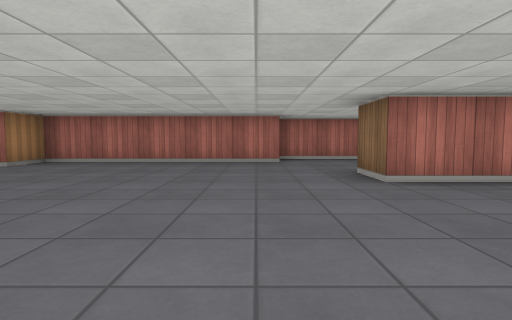
View 1 (above)

24 first-person views from a walk through a cub3D maze. The camera is about half as high as the walls, tilts 4° down and sees 80° across. The floor is counted in squares. Each view is taken from the middle of a square. On the plan, view 1 faces up. The plan holds only what a view shows up to about 9 squares ahead; the rest is blank.

View 2
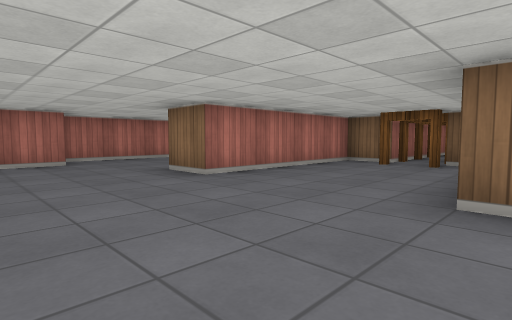

View 3
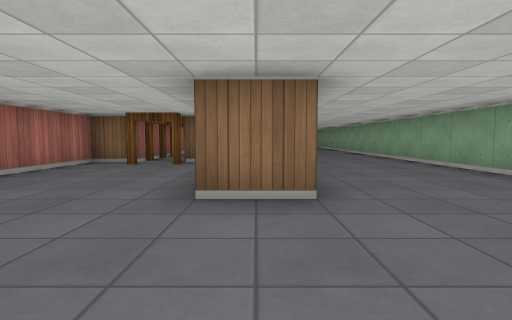

View 4
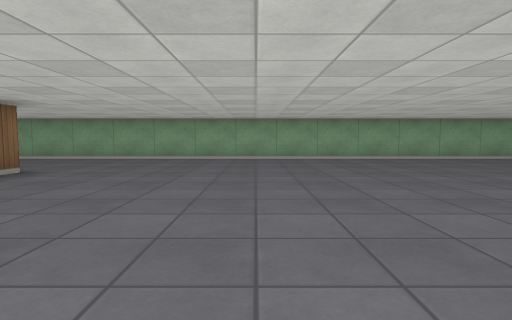

View 5
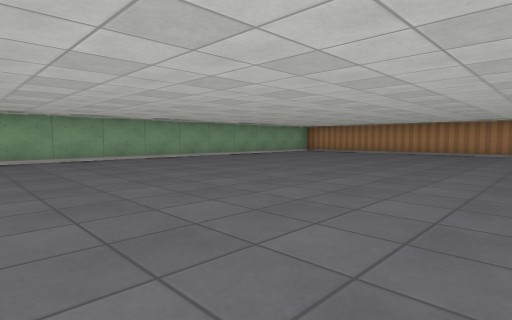

View 6
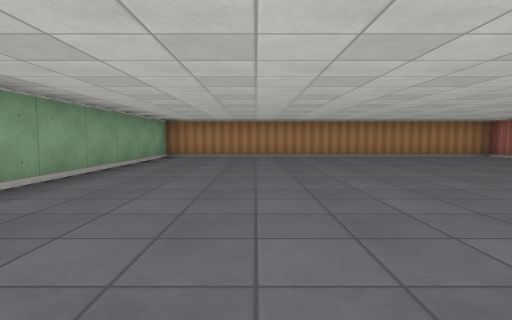

View 7
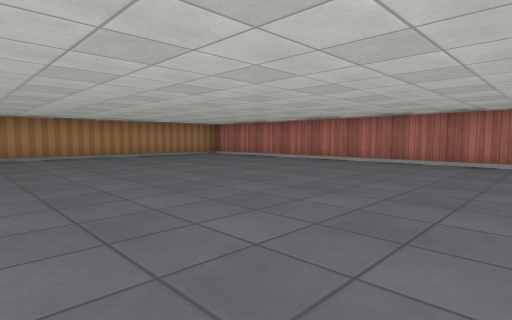

View 8
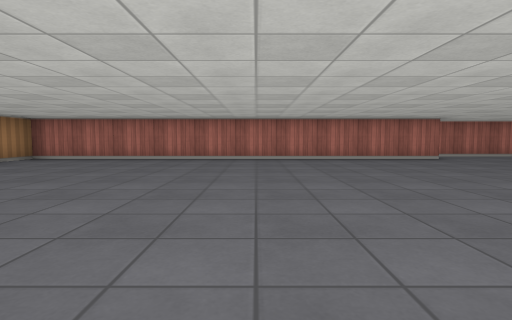

View 9
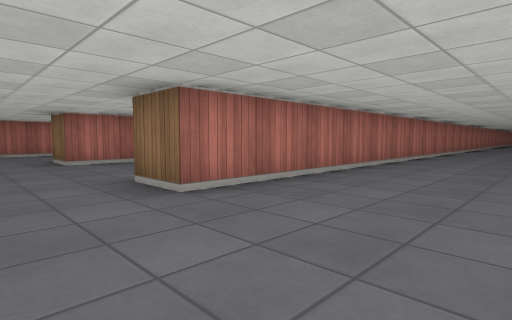

View 10
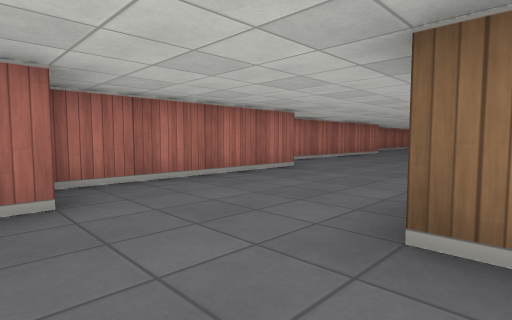

View 11
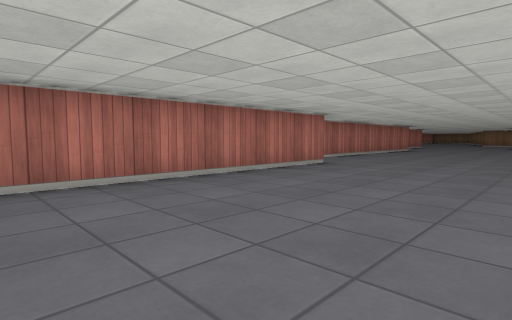

View 12
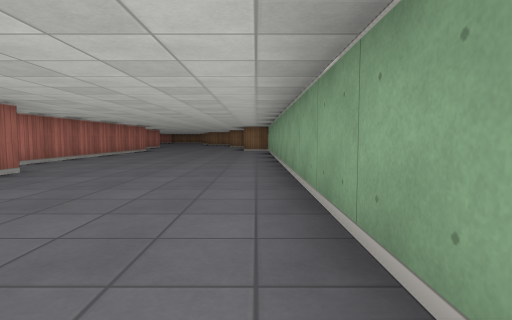

View 13
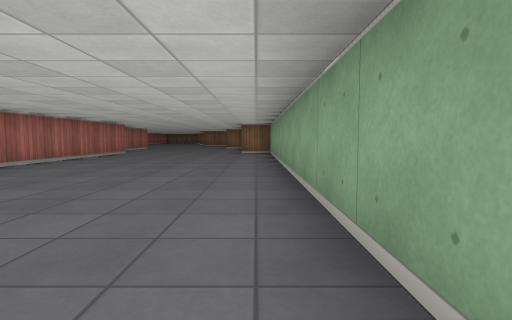

View 14
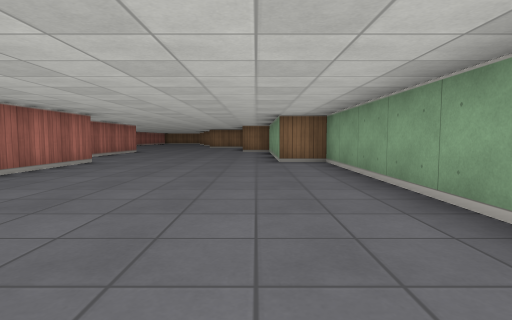

View 15
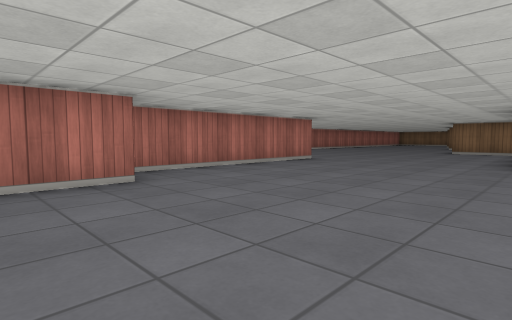

View 16
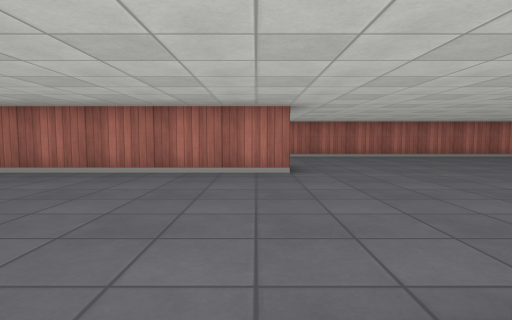

View 17
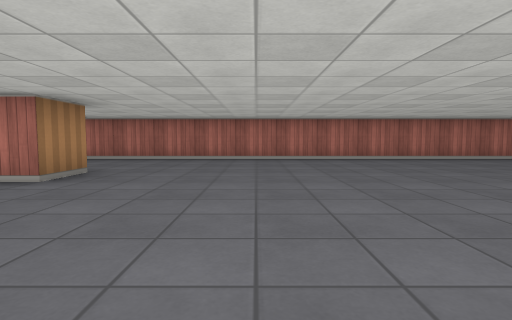

View 18
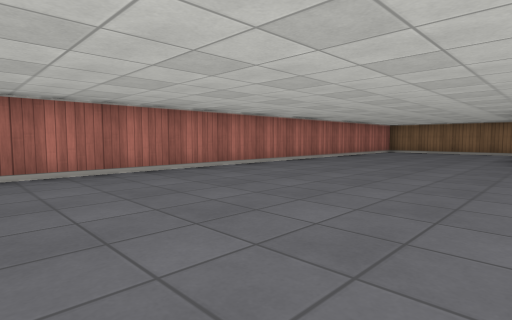

View 19
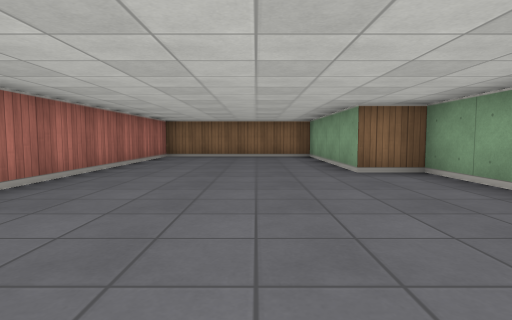

View 20
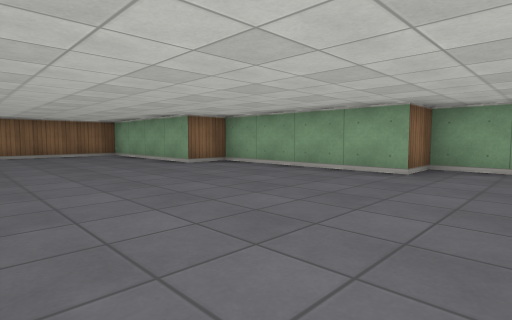

View 21
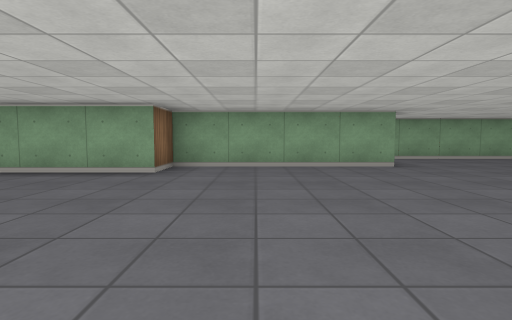

View 22
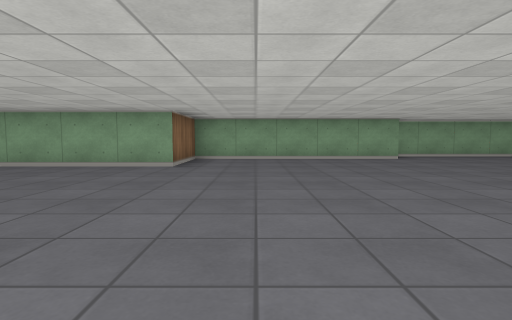

View 23
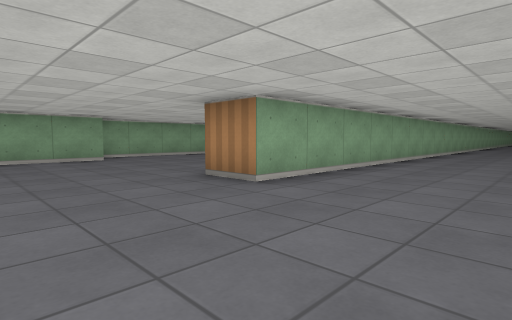

View 24
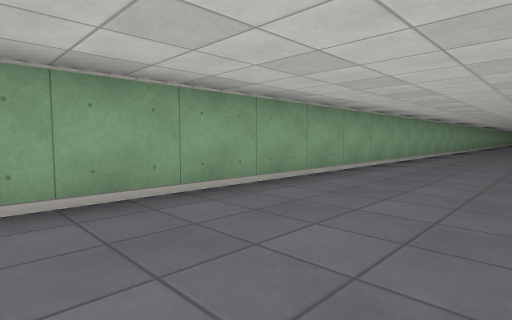

### Floor plan
Points are (right, up) in squares from view 1. A wall is a line through its corners. A room is listed if a view was taken in it or the views show most of it. See-through windows are left out.
Room 1 (views 1, 2, 3, 4, 5, 6, 7, 8, 9, 10)
walls: (10.4, -0.5) (1.5, -0.5) (1.5, 0.5); (5.5, 2.5) (5.5, 3.5) (1.5, 3.5) (1.5, 4.5); (0.6, 6.5) (-4.5, 6.5) (-4.5, 5.5) (-14.5, 5.5) (-14.5, -3.5) (8, -3.5)
ways out: opening at (0.5, 5.5) to room 2; open door at (5.3, 2.3)
Room 2 (views 11, 12, 13, 14, 15, 16, 17, 18, 19, 20, 21, 22, 23, 24)
walls: (18.6, 9.5) (11.8, 9.5); (9.6, 11.5) (23.5, 11.5) (23.5, 10.5) (18.9, 10.5); (10.5, 8.5) (5.2, 8.5); (23.4, 6.5) (28.5, 6.5) (28.5, 8.5) (32.5, 8.5) (32.5, 9.5) (36.5, 9.5) (36.5, 10.5) (40.5, 10.5) (40.5, 14.5) (21.8, 14.5); (6.5, 4.5) (18.5, 4.5) (18.5, 5.5) (23.2, 5.5); (4.6, 7.5) (0.5, 7.5)
ways out: opening at (0.5, 5.5) to room 1

Positions as (right, up) in squares from view 1, and headings:
1: (0, 0), facing up
2: (-1, 0), facing up-right
3: (-1, 0), facing right
4: (-2, 4), facing down
5: (-4, 4), facing down-left
6: (-6, -1), facing left
7: (-6, -1), facing up-left
8: (-9, -2), facing up
9: (0, -3), facing up-right
10: (0, 4), facing up-right
11: (5, 5), facing up-right
12: (6, 5), facing right
13: (8, 5), facing right
14: (12, 6), facing right
15: (17, 6), facing up-right
16: (23, 6), facing up
17: (26, 7), facing up
18: (29, 10), facing up-right
19: (32, 12), facing right
20: (31, 14), facing down-right
21: (31, 14), facing down
22: (27, 14), facing down
23: (26, 14), facing down-left
24: (20, 14), facing down-left
